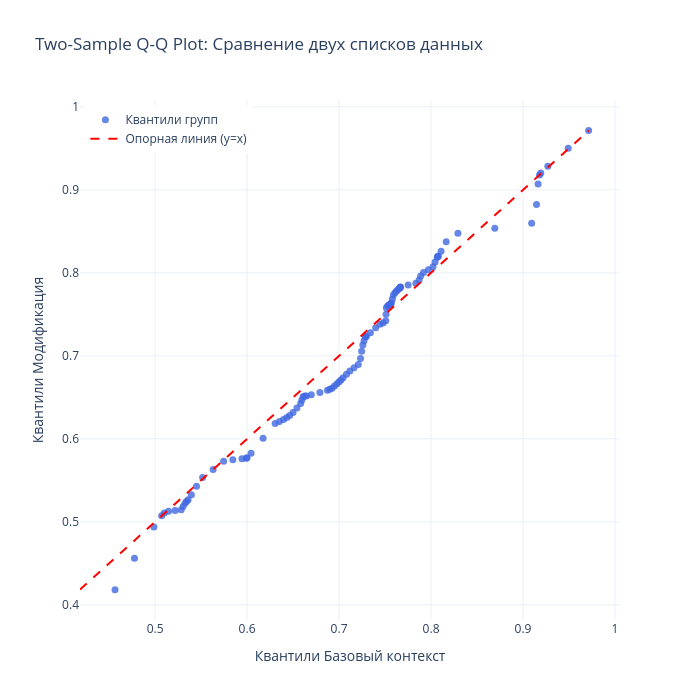

Notebook code cell kept with this figure:
### Code cell
# Находим значения этих процентилей для каждой группы
q1 = np.percentile(list1, percentiles)
q2 = np.percentile(list2, percentiles)

# --- 3. Построение графика в Plotly ---
fig = go.Figure()

# Добавляем точки квантилей (Scatter plot)
fig.add_trace(go.Scatter(
    x=q1, 
    y=q2, 
    mode='markers',
    name='Квантили групп',
    marker=dict(color='royalblue', size=7, opacity=0.8)
))

# Добавляем опорную линию (y = x)
# Если распределения одинаковые, точки лягут ровно на эту красную пунктирную линию
min_val = min(min(q1), min(q2))
max_val = max(max(q1), max(q2))

fig.add_trace(go.Scatter(
    x=[min_val, max_val], 
    y=[min_val, max_val], 
    mode='lines',
    name='Опорная линия (y=x)',
    line=dict(color='red', dash='dash', width=2)
))

# Настраиваем внешний вид (Layout)
fig.update_layout(
    title='Two-Sample Q-Q Plot: Сравнение двух списков данных',
    xaxis_title='Квантили Базовый контекст',
    yaxis_title='Квантили Модификация',
    width=700,
    height=700,
    template='plotly_white',  # Светлая тема
    legend=dict(yanchor="top", y=0.99, xanchor="left", x=0.01)
)

# Показываем график
fig.show()

### Figure 1 — Plotly figure (JSON) as saved in the notebook; plotly's stock layout.template omitted (floating-point values rounded to 4 significant figures)
{"data": [{"marker": {"color": "royalblue", "opacity": 0.8, "size": 7}, "mode": "markers", "name": "Квантили групп", "type": "scatter", "x": [0.4565, 0.4776, 0.4987, 0.5071, 0.51, 0.5146, 0.5218, 0.5284, 0.5305, 0.5325, 0.5342, 0.5359, 0.5395, 0.545, 0.5517, 0.5631, 0.5745, 0.5846, 0.5945, 0.5991, 0.6, 0.6043, 0.6174, 0.6305, 0.6352, 0.6396, 0.6432, 0.6464, 0.65, 0.6542, 0.6582, 0.6596, 0.6609, 0.6626, 0.6645, 0.6699, 0.6792, 0.6874, 0.6899, 0.6924, 0.6951, 0.6978, 0.7001, 0.702, 0.7044, 0.7081, 0.7117, 0.7163, 0.7209, 0.7233, 0.7246, 0.7258, 0.7272, 0.7285, 0.7291, 0.7297, 0.7341, 0.7398, 0.7445, 0.7479, 0.7508, 0.7511, 0.7514, 0.7528, 0.7543, 0.7554, 0.7561, 0.7569, 0.758, 0.7591, 0.7608, 0.7625, 0.7641, 0.7655, 0.7665, 0.7665, 0.7667, 0.7751, 0.7835, 0.787, 0.7887, 0.7919, 0.7972, 0.8021, 0.8044, 0.8067, 0.8075, 0.8079, 0.8109, 0.8165, 0.8292, 0.8693, 0.9094, 0.9147, 0.9164, 0.9179, 0.9193, 0.927, 0.9491, 0.9713], "y": [0.4184, 0.4561, 0.4938, 0.5074, 0.5107, 0.5129, 0.5136, 0.5145, 0.5184, 0.5223, 0.5246, 0.5266, 0.5326, 0.543, 0.5533, 0.5631, 0.5729, 0.575, 0.576, 0.5768, 0.5773, 0.5827, 0.6006, 0.6185, 0.6211, 0.6233, 0.6256, 0.6281, 0.6316, 0.6372, 0.6426, 0.6467, 0.6508, 0.6518, 0.6518, 0.6531, 0.656, 0.6586, 0.6598, 0.6611, 0.6636, 0.6664, 0.6688, 0.671, 0.6738, 0.6778, 0.6819, 0.6857, 0.6895, 0.6967, 0.7056, 0.7132, 0.7182, 0.723, 0.7233, 0.7235, 0.728, 0.7339, 0.738, 0.7397, 0.7423, 0.7501, 0.7579, 0.7602, 0.7614, 0.7621, 0.7625, 0.7639, 0.7686, 0.7734, 0.7759, 0.7782, 0.7799, 0.7812, 0.7822, 0.7826, 0.7831, 0.7852, 0.7874, 0.7915, 0.7963, 0.8005, 0.8038, 0.8074, 0.8131, 0.8188, 0.8199, 0.8199, 0.8259, 0.8375, 0.8478, 0.8538, 0.8597, 0.8825, 0.907, 0.918, 0.9203, 0.9284, 0.95, 0.9717]}, {"line": {"color": "red", "dash": "dash", "width": 2}, "mode": "lines", "name": "Опорная линия (y=x)", "type": "scatter", "x": [0.4184, 0.9717], "y": [0.4184, 0.9717]}], "layout": {"height": 700, "legend": {"x": 0.01, "xanchor": "left", "y": 0.99, "yanchor": "top"}, "title": {"text": "Two-Sample Q-Q Plot: Сравнение двух списков данных"}, "width": 700, "xaxis": {"title": {"text": "Квантили Базовый контекст"}}, "yaxis": {"title": {"text": "Квантили Модификация"}}}}
